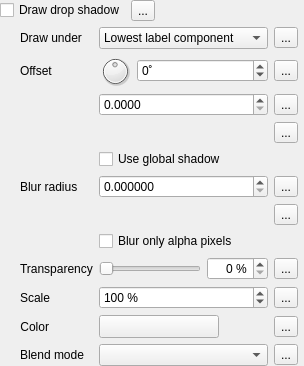
                    <widget class="QWidget" name="scrollAreaWidgetContents_8">
                     <property name="geometry">
                      <rect>
                       <x>0</x>
                       <y>0</y>
                       <width>304</width>
                       <height>348</height>
                      </rect>
                     </property>
                     <layout class="QVBoxLayout" name="verticalLayout_22">
                      <property name="leftMargin">
                       <number>0</number>
                      </property>
                      <property name="topMargin">
                       <number>0</number>
                      </property>
                      <property name="rightMargin">
                       <number>6</number>
                      </property>
                      <property name="bottomMargin">
                       <number>0</number>
                      </property>
                      <item>
                       <layout class="QGridLayout" name="gridLayout_38">
                        <item row="0" column="0">
                         <widget class="QCheckBox" name="mShadowDrawChkBx">
                          <property name="sizePolicy">
                           <sizepolicy hsizetype="Maximum" vsizetype="Fixed">
                            <horstretch>0</horstretch>
                            <verstretch>0</verstretch>
                           </sizepolicy>
                          </property>
                          <property name="text">
                           <string>Draw drop shadow</string>
                          </property>
                         </widget>
                        </item>
                        <item row="0" column="2">
                         <spacer name="horizontalSpacer_14">
                          <property name="orientation">
                           <enum>Qt::Horizontal</enum>
                          </property>
                          <property name="sizeHint" stdset="0">
                           <size>
                            <width>0</width>
                            <height>20</height>
                           </size>
                          </property>
                         </spacer>
                        </item>
                        <item row="0" column="1">
                         <widget class="QgsDataDefinedButton" name="mShadowDrawDDBtn">
                          <property name="text">
                           <string>...</string>
                          </property>
                         </widget>
                        </item>
                        <item row="1" column="0" colspan="3">
                         <widget class="QFrame" name="mShadowFrame">
                          <layout class="QGridLayout" name="gridLayout_7">
                           <property name="leftMargin">
                            <number>20</number>
                           </property>
                           <property name="topMargin">
                            <number>0</number>
                           </property>
                           <property name="rightMargin">
                            <number>0</number>
                           </property>
                           <property name="bottomMargin">
                            <number>0</number>
                           </property>
                           <item row="10" column="1">
                            <widget class="QgsColorButtonV2" name="mShadowColorBtn">
                             <property name="sizePolicy">
                              <sizepolicy hsizetype="Fixed" vsizetype="Fixed">
                               <horstretch>0</horstretch>
                               <verstretch>0</verstretch>
                              </sizepolicy>
                             </property>
                             <property name="minimumSize">
                              <size>
                               <width>120</width>
                               <height>0</height>
                              </size>
                             </property>
                             <property name="maximumSize">
                              <size>
                               <width>120</width>
                               <height>16777215</height>
                              </size>
                             </property>
                            </widget>
                           </item>
                           <item row="5" column="1">
                            <widget class="QgsDoubleSpinBox" name="mShadowRadiusDblSpnBx">
                             <property name="decimals">
                              <number>6</number>
                             </property>
                             <property name="maximum">
                              <double>999999999.990000009536743</double>
                             </property>
                             <property name="showClearButton" stdset="0">
                              <bool>false</bool>
                             </property>
                            </widget>
                           </item>
                           <item row="9" column="0">
                            <widget class="QLabel" name="label_29">
                             <property name="text">
                              <string>Scale</string>
                             </property>
                            </widget>
                           </item>
                           <item row="5" column="0">
                            <widget class="QLabel" name="label_27">
                             <property name="text">
                              <string>Blur radius</string>
                             </property>
                            </widget>
                           </item>
                           <item row="7" column="1">
                            <widget class="QCheckBox" name="mShadowRadiusAlphaChkBx">
                             <property name="sizePolicy">
                              <sizepolicy hsizetype="MinimumExpanding" vsizetype="Fixed">
                               <horstretch>0</horstretch>
                               <verstretch>0</verstretch>
                              </sizepolicy>
                             </property>
                             <property name="text">
                              <string>Blur only alpha pixels</string>
                             </property>
                            </widget>
                           </item>
                           <item row="2" column="1">
                            <widget class="QgsDoubleSpinBox" name="mShadowOffsetSpnBx">
                             <property name="decimals">
                              <number>4</number>
                             </property>
                             <property name="minimum">
                              <double>0.000000000000000</double>
                             </property>
                             <property name="maximum">
                              <double>9999999.000000000000000</double>
                             </property>
                             <property name="showClearButton" stdset="0">
                              <bool>false</bool>
                             </property>
                            </widget>
                           </item>
                           <item row="4" column="1">
                            <widget class="QCheckBox" name="mShadowOffsetGlobalChkBx">
                             <property name="sizePolicy">
                              <sizepolicy hsizetype="MinimumExpanding" vsizetype="Fixed">
                               <horstretch>0</horstretch>
                               <verstretch>0</verstretch>
                              </sizepolicy>
                             </property>
                             <property name="toolTip">
                              <string>Label's rotation is ignored</string>
                             </property>
                             <property name="text">
                              <string>Use global shadow</string>
                             </property>
                            </widget>
                           </item>
                           <item row="11" column="1">
                            <widget class="QgsBlendModeComboBox" name="mShadowBlendCmbBx"/>
                           </item>
                           <item row="1" column="1">
                            <layout class="QHBoxLayout" name="horizontalLayout_24">
                             <item>
                              <widget class="QDial" name="mShadowOffsetAngleDial">
                               <property name="minimumSize">
                                <size>
                                 <width>32</width>
                                 <height>32</height>
                                </size>
                               </property>
                               <property name="maximumSize">
                                <size>
                                 <width>32</width>
                                 <height>32</height>
                                </size>
                               </property>
                               <property name="minimum">
                                <number>-180</number>
                               </property>
                               <property name="maximum">
                                <number>180</number>
                               </property>
                               <property name="value">
                                <number>0</number>
                               </property>
                               <property name="invertedControls">
                                <bool>true</bool>
                               </property>
                               <property name="wrapping">
                                <bool>true</bool>
                               </property>
                              </widget>
                             </item>
                             <item>
                              <widget class="QgsSpinBox" name="mShadowOffsetAngleSpnBx">
                               <property name="suffix">
                                <string>˚</string>
                               </property>
                               <property name="minimum">
                                <number>-180</number>
                               </property>
                               <property name="maximum">
                                <number>180</number>
                               </property>
                               <property name="showClearButton" stdset="0">
                                <bool>false</bool>
                               </property>
                              </widget>
                             </item>
                            </layout>
                           </item>
                           <item row="0" column="1">
                            <widget class="QComboBox" name="mShadowUnderCmbBx">
                             <property name="minimumSize">
                              <size>
                               <width>150</width>
                               <height>0</height>
                              </size>
                             </property>
                             <item>
                              <property name="text">
                               <string>Lowest label component</string>
                              </property>
                             </item>
                             <item>
                              <property name="text">
                               <string>Text</string>
                              </property>
                             </item>
                             <item>
                              <property name="text">
                               <string>Buffer</string>
                              </property>
                             </item>
                             <item>
                              <property name="text">
                               <string>Background</string>
                              </property>
                             </item>
                            </widget>
                           </item>
                           <item row="0" column="0">
                            <widget class="QLabel" name="label_17">
                             <property name="text">
                              <string>Draw under</string>
                             </property>
                            </widget>
                           </item>
                           <item row="9" column="1">
                            <widget class="QgsSpinBox" name="mShadowScaleSpnBx">
                             <property name="suffix">
                              <string> %</string>
                             </property>
                             <property name="maximum">
                              <number>2000</number>
                             </property>
                             <property name="value">
                              <number>100</number>
                             </property>
                             <property name="showClearButton" stdset="0">
                              <bool>false</bool>
                             </property>
                            </widget>
                           </item>
                           <item row="11" column="0">
                            <widget class="QLabel" name="label_30">
                             <property name="text">
                              <string>Blend mode</string>
                             </property>
                            </widget>
                           </item>
                           <item row="1" column="0">
                            <widget class="QLabel" name="label_9">
                             <property name="text">
                              <string>Offset</string>
                             </property>
                            </widget>
                           </item>
                           <item row="10" column="0">
                            <widget class="QLabel" name="label_33">
                             <property name="sizePolicy">
                              <sizepolicy hsizetype="Maximum" vsizetype="Preferred">
                               <horstretch>0</horstretch>
                               <verstretch>0</verstretch>
                              </sizepolicy>
                             </property>
                             <property name="text">
                              <string>Color</string>
                             </property>
                             <property name="alignment">
                              <set>Qt::AlignRight|Qt::AlignTrailing|Qt::AlignVCenter</set>
                             </property>
                            </widget>
                           </item>
                           <item row="8" column="0">
                            <widget class="QLabel" name="label_28">
                             <property name="text">
                              <string>Transparency</string>
                             </property>
                            </widget>
                           </item>
                           <item row="8" column="1">
                            <layout class="QHBoxLayout" name="horizontalLayout_28">
                             <item>
                              <widget class="QSlider" name="mShadowTranspSlider">
                               <property name="enabled">
                                <bool>true</bool>
                               </property>
                               <property name="sizePolicy">
                                <sizepolicy hsizetype="Expanding" vsizetype="Fixed">
                                 <horstretch>0</horstretch>
                                 <verstretch>0</verstretch>
                                </sizepolicy>
                               </property>
                               <property name="minimumSize">
                                <size>
                                 <width>50</width>
                                 <height>0</height>
                                </size>
                               </property>
                               <property name="maximum">
                                <number>100</number>
                               </property>
                               <property name="orientation">
                                <enum>Qt::Horizontal</enum>
                               </property>
                              </widget>
                             </item>
                             <item>
                              <widget class="QgsSpinBox" name="mShadowTranspSpnBx">
                               <property name="enabled">
                                <bool>true</bool>
                               </property>
                               <property name="alignment">
                                <set>Qt::AlignRight|Qt::AlignTrailing|Qt::AlignVCenter</set>
                               </property>
                               <property name="suffix">
                                <string> %</string>
                               </property>
                               <property name="maximum">
                                <number>100</number>
                               </property>
                              </widget>
                             </item>
                            </layout>
                           </item>
                           <item row="0" column="2">
                            <widget class="QgsDataDefinedButton" name="mShadowUnderDDBtn">
                             <property name="text">
                              <string>...</string>
                             </property>
                            </widget>
                           </item>
                           <item row="1" column="2">
                            <widget class="QgsDataDefinedButton" name="mShadowOffsetAngleDDBtn">
                             <property name="text">
                              <string>...</string>
                             </property>
                            </widget>
                           </item>
                           <item row="2" column="2">
                            <widget class="QgsDataDefinedButton" name="mShadowOffsetDDBtn">
                             <property name="text">
                              <string>...</string>
                             </property>
                            </widget>
                           </item>
                           <item row="3" column="2">
                            <widget class="QgsDataDefinedButton" name="mShadowOffsetUnitsDDBtn">
                             <property name="text">
                              <string>...</string>
                             </property>
                            </widget>
                           </item>
                           <item row="5" column="2">
                            <widget class="QgsDataDefinedButton" name="mShadowRadiusDDBtn">
                             <property name="text">
                              <string>...</string>
                             </property>
                            </widget>
                           </item>
                           <item row="6" column="2">
                            <widget class="QgsDataDefinedButton" name="mShadowRadiusUnitsDDBtn">
                             <property name="text">
                              <string>...</string>
                             </property>
                            </widget>
                           </item>
                           <item row="8" column="2">
                            <widget class="QgsDataDefinedButton" name="mShadowTranspDDBtn">
                             <property name="text">
                              <string>...</string>
                             </property>
                            </widget>
                           </item>
                           <item row="9" column="2">
                            <widget class="QgsDataDefinedButton" name="mShadowScaleDDBtn">
                             <property name="text">
                              <string>...</string>
                             </property>
                            </widget>
                           </item>
                           <item row="10" column="2">
                            <widget class="QgsDataDefinedButton" name="mShadowColorDDBtn">
                             <property name="text">
                              <string>...</string>
                             </property>
                            </widget>
                           </item>
                           <item row="11" column="2">
                            <widget class="QgsDataDefinedButton" name="mShadowBlendDDBtn">
                             <property name="text">
                              <string>...</string>
                             </property>
                            </widget>
                           </item>
                           <item row="3" column="1">
                            <widget class="QgsUnitSelectionWidget" name="mShadowOffsetUnitWidget" native="true"/>
                           </item>
                           <item row="6" column="1">
                            <widget class="QgsUnitSelectionWidget" name="mShadowRadiusUnitWidget" native="true"/>
                           </item>
                          </layout>
                         </widget>
                        </item>
                       </layout>
                      </item>
                      <item>
                       <spacer name="verticalSpacer_7">
                        <property name="orientation">
                         <enum>Qt::Vertical</enum>
                        </property>
                        <property name="sizeHint" stdset="0">
                         <size>
                          <width>20</width>
                          <height>0</height>
                         </size>
                        </property>
                       </spacer>
                      </item>
                     </layout>
                    </widget>
